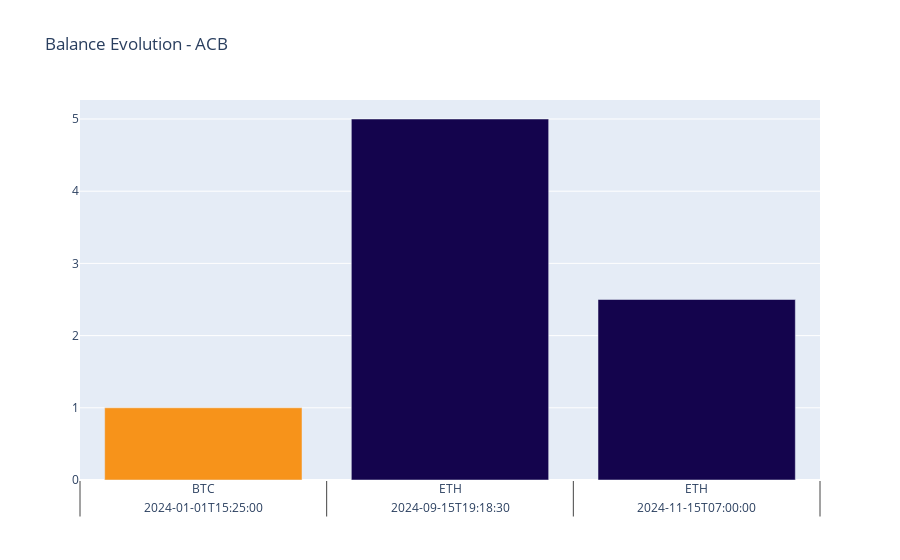

This figure's notebook cell:
### Markdown cell above
# Plot

### Code cell
df_balance_evolution['Colors'] = df_balance_evolution['Asset'].map({"BTC":'#f7931a','ETH':'#14044d','ADA':'#2A7ABF'})

# subplot setup
fig = make_subplots(rows=1, cols=1)

fig.add_trace(go.Bar(x=[df_balance_evolution['Date'], df_balance_evolution['Asset']],
                         y = df_balance_evolution['Units'],
                         marker_color = df_balance_evolution['Colors'],
                         showlegend = False 
                        ), row = 1, col = 1)

fig.update_layout(barmode='stack', title=f"Balance Evolution - {METHOD}")
fig.show()

### Figure 1 — Plotly figure (JSON) as saved in the notebook; plotly's stock layout.template omitted (floating-point values rounded to 4 significant figures)
{"data": [{"marker": {"color": ["#f7931a", "#14044d", "#14044d"]}, "showlegend": false, "type": "bar", "x": [["2024-01-01T15:25:00", "2024-09-15T19:18:30", "2024-11-15T07:00:00"], ["BTC", "ETH", "ETH"]], "xaxis": "x", "y": [1, 5, 2.5], "yaxis": "y"}], "layout": {"autosize": true, "barmode": "stack", "title": {"text": "Balance Evolution - ACB"}, "xaxis": {"anchor": "y", "autorange": true, "domain": [0, 1], "range": [-0.5, 2.5], "type": "multicategory"}, "yaxis": {"anchor": "x", "autorange": true, "domain": [0, 1], "range": [0, 5.263], "type": "linear"}}}
